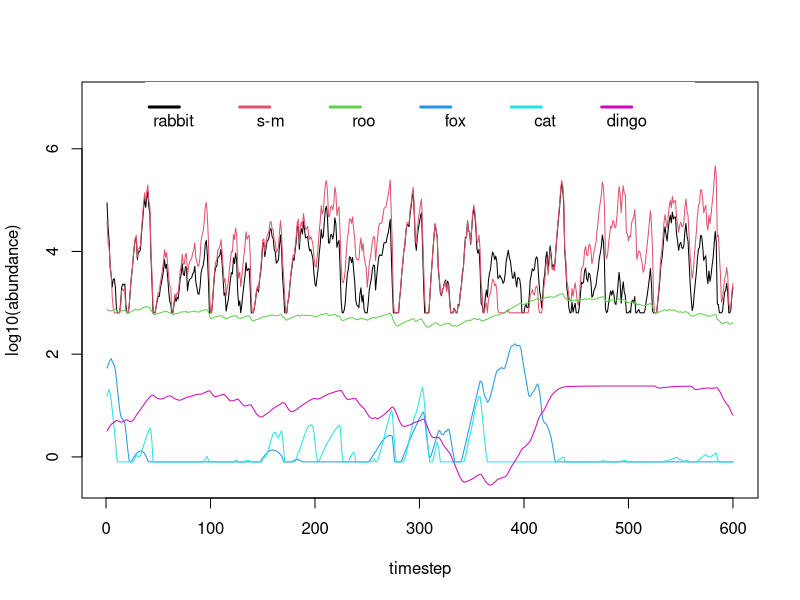
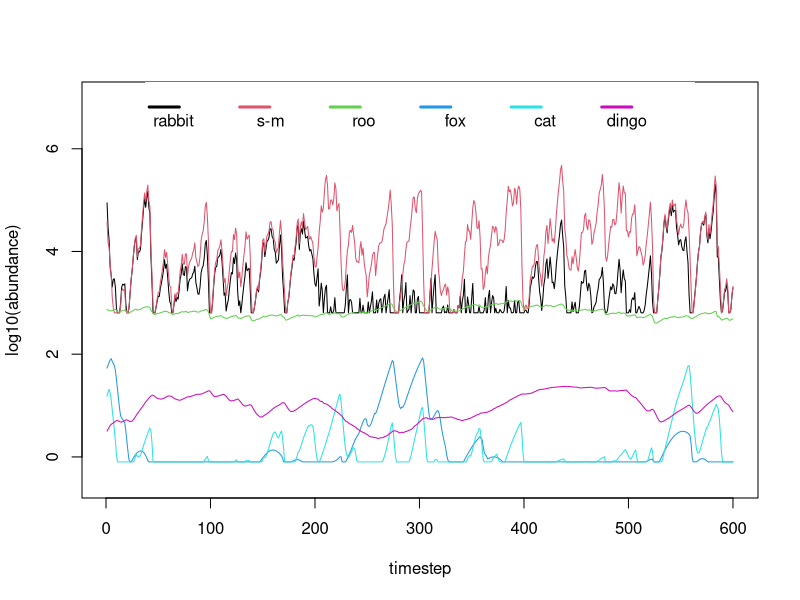
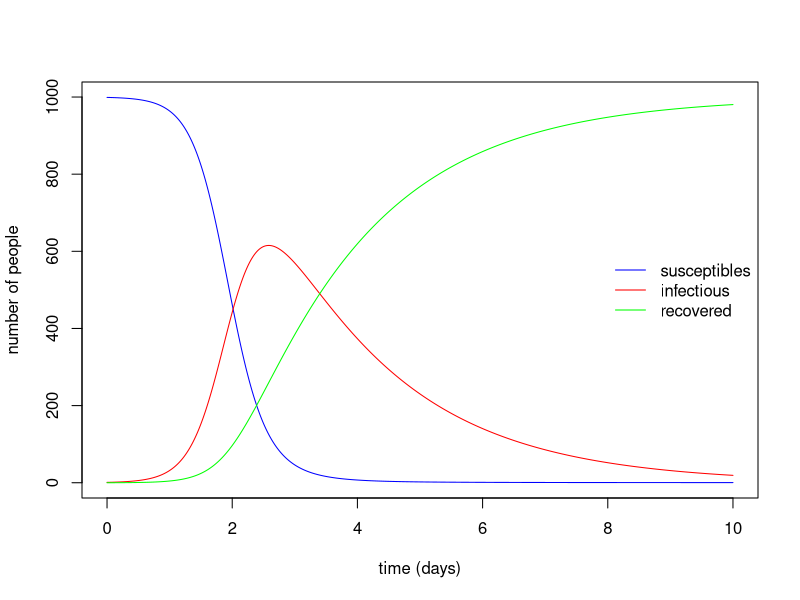

Reproduce these figures in R, in order.
## ---- chunk 1
#### Parameter values
veg_term1 <- 55.12
veg_term2 <- 0.0153
veg_term3 <- 0.00056
veg_term4 <- 2.5

min_fox <- 0.0001
min_cat <- 0.0001

roo_weight <- 26

##### fox parameters
min_r_fox <- 0.56
upper_r_fox <- 0.77
d_fox <- 3.2            # demographic efficiency

max_c_fr <- 1.096
max_c_fb <- 1.096

# half saturation density for functional responses
hs_rab_f <- 1.32      # over rabbit
hs_bilby_f <- 0.99    # over bilby
##### end fox parameters

##### cat parameters
min_r_cat <- 0.56
upper_r_cat <- 0.81
d_cat <- .6  # this is the demographic efficiency for cats - varied between 2 and 5 in Robley's report

max_c_cr <- 0.874
max_c_cb <- 2.874

# half saturation density for functional responses
hs_rab_c <- 0.5       # over rabbit
hs_bilby_c <- 0.99    # over bilby
##### end cat parameters

##### small native mammal parameters
bilby_weight <- 0.782
min_r_bilby <- 4.6
upper_r_bilby <- 5.5
d_bilby <- 0.0045
##### end small native mammal parameters

##### rabbit parameters
rabbit_weight <- 0.782
min_r_rabbit <- 4.6
upper_r_rabbit <- 5.5
d_rabbit <- 0.0045

# the following two parameters are applied to both rabbits and small mammals
max_c_rv <- 0.068       # maximum intake of vegetation by rabbit
f_rv <- 138             # foraging efficiency of rabbit on vegetation
###### end rabbit parameters


##### dingo parameters
max_c_dk <- 0.68      # maximum intake rate of kangaroo
f_dk <- .1            # foraging efficiency on kangaroo

max_c_dr <- 0.2       # maximum intake rate of rabbit
f_dr <- .4            # foraging efficiency on rabbit

min_r_dingo <- 1.22   # maximum rate of decrease
max_r_dingo <- 0.63
d_dingo <- 2.5       # demographic efficiency of dingo
K_dingo <- 0.003      # carrying capacity of dingo per hectare

d_int_fox <- .7      # maximun killing rate of fox
d_int_cat <- .3       # maximum killing rate of cat

f_df <- 0.3           # foraging efficiency on fox
f_dc <- 0.3           # foraging efficiency on cat
##### end dingo parameters

##### kangaroo parameters
min_r_roo <- 1.6      # maximum rate of decrease of kangaroo
upper_r_roo <- 1.7496
d_roo <- 142.9

max_c_kv <- 0.086
f_kv <- 34
##### end kangaroo parameters

## ---- chunk 2
# This function contains the model specifications. It executes one single iteration of the model
# following the mathematical formulation presented in Lurgi et al. (2018) Journal of Applied Ecology
ExecuteIterationGeneralised <- function(current_abs, i, current_qt, kill='', fraction=0){
  ###### species order (and index) in current_abs (and next_abs) (vectors of abundances):
  ###### vegetation (1), rabbit (2), small-mammal (3), kangaroo (4), fox (5), cat (6), dingo (7)
  
  veg <- current_abs[1]
  rabbits <- current_abs[2]
  bilby <- current_abs[3]
  roos <- current_abs[4]
  fox <- current_abs[5]
  cat <- current_abs[6]
  dingoes <- current_abs[7]
  
  if(current_qt == 3){
    if(kill == 'rabbit'){ rabbits <- rabbits - (rabbits * fraction) }
    if(kill == 'dingo' ){ dingoes <- dingoes - (dingoes * fraction) }
    if(kill == 'fox'){ fox <- fox - (fox * fraction) }
    if(kill == 'cat'){ cat <- cat - (cat * fraction) }
  }
  
  R <- rainfall_data[ceiling(i/4),(current_qt+1)]
  
  ####### gains (numerical responses)
  veg_per_ha <- veg/8000
  
  veg_growth <- (-veg_term1) - (veg_term2 * veg_per_ha) - (veg_term3 * (veg_per_ha**2)) + (veg_term4 * R)
  
  veg_growth <- veg_growth * 8000
  
  g_rabbits <- ( ( (max_c_fr / rabbit_weight) * ((rabbits)**2))  / ( ((hs_rab_f*8000)**2) + (rabbits)**2) )
  rabbits_taken_fox <- ((365/4) * ( ((fox) * g_rabbits)  / (rabbits) )) 
  
  g_rabbits_cat <- (( (max_c_cr / rabbit_weight) * (rabbits)) / (( hs_rab_c * 8000) + (rabbits)))
  rabbits_taken_cat <- ((365/4) * ( ((cat) * g_rabbits_cat)  / (rabbits) )) 
  
  g_bilbies <- ( ( (max_c_fb/ bilby_weight) * (bilby))  / ( (hs_bilby_f * 8000) + (bilby)) )
  bilbies_taken_fox <- ((365/4) * ( ((fox) * g_bilbies * (1 - (g_rabbits/max_c_fr)) )  / (bilby) ))
  
  g_bilbies_cat <- ( ( (max_c_cb / bilby_weight) * (bilby))  / ( (hs_bilby_c * 8000) + (bilby)) )
  bilbies_taken_cat <- ((365/4) * ( ((cat) * g_bilbies_cat * (1 - (g_rabbits_cat/max_c_cr)) )  / (bilby) ))
  
  bilby <- (bilby *  exp( (-min_r_bilby + (upper_r_bilby *(1 - exp(-d_bilby*veg/8000) ))) - bilbies_taken_fox - bilbies_taken_cat ) ) 
  
  if(is.na(bilby) | bilby < (0.08*8000)){
    bilby <- (0.08*8000)
  }
  
  #functional response of dingo
  I_dingo <- .745 * (1-exp(-(roos/8000)/f_dk))
  I_dingo_rab <- max_c_dr * (1-exp(-(rabbits/8000)/f_dr))
  dingo_numerical <- ( (-min_r_dingo + ((I_dingo + I_dingo_rab) * d_dingo)) )
  
  ##### in the following the variable 'dingo_numerical', which is actually the rate
  ##### of increase of the dingo, is divided by 4 because this is an annual rate of increase
  ##### see Forsyth's code for details...
  if(dingo_numerical < 0){
    dingoes <- dingoes * exp(dingo_numerical/4)
  }else{
    dingo_numerical <- (dingo_numerical * ( 1 - (dingoes / (K_dingo * 8000) )))/4  #### 24 is the carrying capacity for dingo at 8000 ha
    if(dingo_numerical > max_r_dingo){
      dingo_numerical <- (max_r_dingo)/4
    }
    dingoes <- dingoes * exp(dingo_numerical)
  }
  
  if(is.na(dingoes) | dingoes < (0.0000025 * 8000)){
    dingoes <- (0.0000025 * 8000)
  }
  
  ##### kangaroos taken by dingo
  roos_taken <-  dingoes * I_dingo
  #### numerical response of kangaroo
  roos <- (roos * exp( ( - min_r_roo + (upper_r_roo * ( 1 - exp( - (veg/8000) / d_roo ) )) )/4  )) - roos_taken
  
  if(is.na(roos) | roos < (0.001 * 8000)){
    roos <- (0.001 * 8000)
  }
  
  #### rabbits losses and numerical reponses
  rabbits_taken_dingo <- ((365/4) * ( ((dingoes) * I_dingo_rab)  / (rabbits) )) 
  rabbits_taken <- rabbits_taken_fox + rabbits_taken_cat + rabbits_taken_dingo
  rabbits <- (rabbits *  exp( (- min_r_rabbit + (upper_r_rabbit *(1 - exp(-d_rabbit*veg/8000) ))) -  rabbits_taken  )) 
  
  if(is.na(rabbits) | rabbits < (0.08*8000)){
    rabbits <- (0.08 * 8000)
  }
  
  # numerical responses of fox and cat
  # d_int is the predator intake efficiency - in this case how good they are at killing the other predators
  I_dingo_fox <- d_int_fox * (1 - exp(-(fox/8000)/f_df))
  fox_killed_dingo <- ((dingoes * I_dingo_fox) * (365/4))
  fox <- (fox * (exp( -min_r_fox + (upper_r_fox * (1 - exp(-d_fox*(rabbits/8000 + bilby/8000) ) ) ))) - fox_killed_dingo)
  
  # from the report: r =−a+c(1−e−dR)−hF
  I_dingo_cat <- d_int_cat * (1-exp(-(cat/8000)/f_dc))
  cat_killed_dingo <- ((dingoes * I_dingo_cat) * (365/4))
  cat <- (cat * exp( -min_r_cat + (upper_r_cat * (1 - exp(-d_cat * (rabbits/8000+bilby/8000) ) )) ) - cat_killed_dingo)
  
  if(fox < (min_fox*8000)){
    fox <- (min_fox * 8000)
  }
  
  if(cat < (min_cat * 8000)){
    cat <- (min_cat * 8000)
  }
  
  veg <- veg + veg_growth
  
  ######## vegetation losses (functional responses of herbivores)
  veg_taken_rabbits <- ((rabbits) * ( ( max_c_rv * (1-exp(-(veg/8000)/f_rv)) * (rabbit_weight**(0.75)) ) * (365/4) ))
  veg_taken_bilby <- ((bilby) * ( ( max_c_rv * (1-exp(-(veg/8000)/f_rv)) * (rabbit_weight**(0.75)) ) * (365/4) ))
  veg_taken_roos <- (roos * ( ( max_c_kv * (1-exp(-(veg/8000)/f_kv)) * (roo_weight**(0.75)) ) * (365/4) ))
  
  veg <- veg - veg_taken_rabbits - veg_taken_bilby - veg_taken_roos
  
  if(veg < 0){ veg <- 10 }
  
  next_abs <- c(veg, rabbits, bilby, roos, fox, cat, dingoes)
  
  responses <- c(veg_taken_rabbits, veg_taken_bilby, veg_taken_roos, rabbits_taken_fox, bilbies_taken_fox, rabbits_taken_cat, bilbies_taken_cat, rabbits_taken_dingo, roos_taken, fox_killed_dingo, cat_killed_dingo)
  
  return(list(next_abs=next_abs, responses=responses))
}

## ---- chunk 3
# Seed to ensure reproducibility
set.seed(9315)

# numbers of time step in the simulation
steps <- 600

# values extracted from empirical observations of the abundance ranges of each species
veg <- runif(1, min=1600000, max=3200000)
rabbit <- runif(1, min=17600, max=120000)
sm <- runif(1, min=17600, max=120000)
roo <- runif(1, min=400, max=1600)
fox <- runif(1, min=48, max=72)
cat <- runif(1, min=7.2, max=17.6)
dingo <- runif(1, min=2.4, max=24)

dynamics <- array(dim=c(steps, 7))
dynamics[1,] <- c(veg, rabbit, sm, roo, fox, cat, dingo)

steps_per_qt <- ceiling(steps/4)+1

#### rainfall data from Lerida (Yathong)
rainfall_data <- data.frame('1'=rnorm(steps_per_qt,99,69), '2'=rnorm(steps_per_qt,87,67), '3'=rnorm(steps_per_qt,82,39), '4'=rnorm(steps_per_qt,80,49))
rainfall_data[rainfall_data < 0] <- 0

current_qt <- 1

# the species to be managed
sp <- 'rabbit'

# the management level
l <- 0

for(i in 1:(steps-1)){
  cur_abs <- dynamics[i,]
  
  # control is only applied for a fraction of the simulation between timesteps 200 and 400
  if(i >= 201 & i <= 400){
    exec <- ExecuteIterationGeneralised(cur_abs, i, current_qt, sp, l)
    next_abs <- exec$next_abs
  }else{
    exec <- ExecuteIterationGeneralised(cur_abs, i, current_qt)
    next_abs <- exec$next_abs
  }
  
  dynamics[(i+1),] <- next_abs
  current_qt <- (current_qt+1)%%4
}

matplot(log10(dynamics[,-1]), type='l', lty=1, col=c(1,2,3,4,5,6), ylim=c(-.5,7), ylab = 'log10(abundance)', xlab = 'timestep')
legend('top', c("rabbit", "s-m", "roo", "fox", "cat", "dingo"), pch = "-", col = c(1,2,3,4,5,6), box.lwd=0, y.intersp = 1.5, horiz=TRUE, lwd=3, adj=c(1,1.5))

## ---- chunk 4
# Seed to ensure reproducibility
set.seed(9315)

# numbers of time step in the simulation
steps <- 600

# values extracted from empirical observations of the abundance ranges of each species
veg <- runif(1, min=1600000, max=3200000)
rabbit <- runif(1, min=17600, max=120000)
sm <- runif(1, min=17600, max=120000)
roo <- runif(1, min=400, max=1600)
fox <- runif(1, min=48, max=72)
cat <- runif(1, min=7.2, max=17.6)
dingo <- runif(1, min=2.4, max=24)

dynamics <- array(dim=c(steps, 7))
dynamics[1,] <- c(veg, rabbit, sm, roo, fox, cat, dingo)

steps_per_qt <- ceiling(steps/4)+1

#### rainfall data from Lerida (Yathong)
rainfall_data <- data.frame('1'=rnorm(steps_per_qt,99,69), '2'=rnorm(steps_per_qt,87,67), '3'=rnorm(steps_per_qt,82,39), '4'=rnorm(steps_per_qt,80,49))
rainfall_data[rainfall_data < 0] <- 0

current_qt <- 1

# the species to be managed
sp <- 'rabbit'

# the management level
l <- 0.9

for(i in 1:(steps-1)){
  cur_abs <- dynamics[i,]
  
  # control is only applied for a fraction of the simulation between timesteps 200 and 400
  if(i >= 201 & i <= 400){
    exec <- ExecuteIterationGeneralised(cur_abs, i, current_qt, sp, l)
    next_abs <- exec$next_abs
  }else{
    exec <- ExecuteIterationGeneralised(cur_abs, i, current_qt)
    next_abs <- exec$next_abs
  }
  
  dynamics[(i+1),] <- next_abs
  current_qt <- (current_qt+1)%%4
}

matplot(log10(dynamics[,-1]), type='l', lty=1, col=c(1,2,3,4,5,6), ylim=c(-.5,7), ylab = 'log10(abundance)', xlab = 'timestep')

legend('top', c("rabbit", "s-m", "roo", "fox", "cat", "dingo"), pch = "-", col = c(1,2,3,4,5,6), box.lwd=0, y.intersp = 1.5, horiz=TRUE, lwd=3, adj=c(1,1.5))

## ---- chunk 5

# Code for the implementation of the SIR model for disease dynamics
# Taken from: https://rpubs.com/choisy/sir

require(deSolve)
sir_equations <- function(time, variables, parameters) {
  with(as.list(c(variables, parameters)), {
    dS <- -beta * I * S
    dI <-  beta * I * S - gamma * I
    dR <-  gamma * I
    return(list(c(dS, dI, dR)))
  })
}

# definition of parameters and their values
parameters_values <- c(
  beta  = 0.004, # infectious contact rate (/person/day)
  gamma = 0.5    # recovery rate (/day)
)


# the initial conditions for the model
initial_values <- c(
  S = 999,  # number of susceptibles at time = 0
  I =   1,  # number of infectious at time = 0
  R =   0   # number of recovered (and immune) at time = 0
)

# time
time_values <- seq(0, 10, by= 0.001)

# giving the model to the solver with parameter values and time
sir_values_1 <- ode(y = initial_values, times = time_values, func = sir_equations, parms = parameters_values)

# formatting
sir_values_1 <- as.data.frame(sir_values_1)

# plotting the results
with(sir_values_1, {
# plotting the time series of susceptibles:
  plot(time, S, type = "l", col = "blue", xlab = "time (days)", ylab = "number of people")
# adding the time series of infectious:
  lines(time, I, col = "red")
# adding the time series of recovered:
  lines(time, R, col = "green")
})

# adding a legend:
legend("right", c("susceptibles", "infectious", "recovered"), col = c("blue", "red", "green"), lty = 1, bty = "n")
